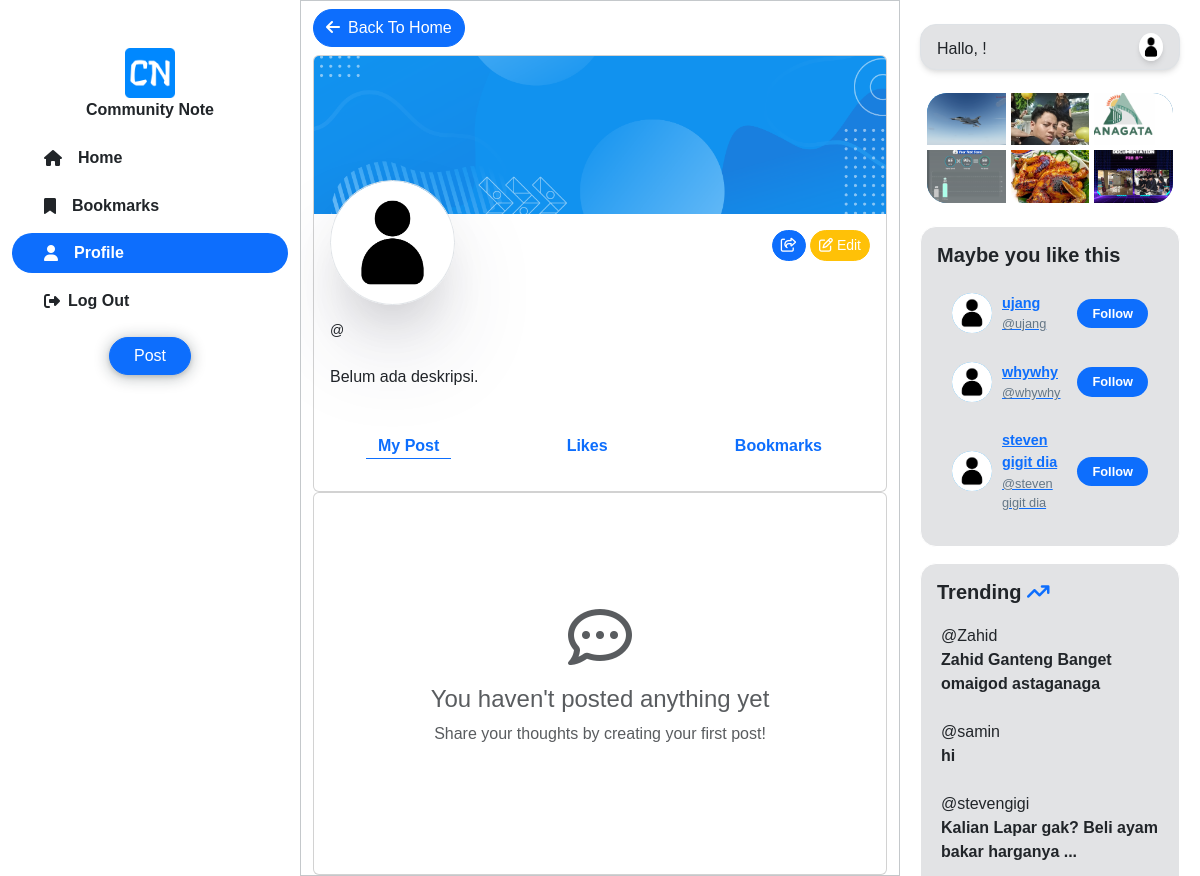
The page /profile/profile.php on the database its author committed.
### tables this page shows
CREATE TABLE `accounts` (
  `acc_usn` varchar(30) NOT NULL,
  `acc_pic` varchar(250) DEFAULT NULL,
  `acc_pass` varchar(256) NOT NULL,
  `acc_desc` varchar(250) NOT NULL
);

CREATE TABLE `comnote` (
  `nt_num` int(4) NOT NULL,
  `nt_name` varchar(10) NOT NULL,
  `nt_text` varchar(255) NOT NULL,
  `nt_time` timestamp NOT NULL DEFAULT current_timestamp() ON UPDATE current_timestamp(),
  `nt_timepost` varchar(40) NOT NULL,
  `nt_rating_up` int(12) NOT NULL,
  `nt_rating_down` int(12) NOT NULL,
  `nt_filename` varchar(255) DEFAULT NULL,
  `nt_filepath` varchar(255) DEFAULT NULL,
  `is_bookmarked` tinyint(1) DEFAULT 0
);

### profile/profile.php (the view, shortened to what this page needs)
<?php
require_once('../cndataconnect.php');
$username = $_SESSION['username'];
$query = "SELECT * FROM comnote WHERE nt_name = ? ORDER BY nt_time DESC";
$stmt = $conn->prepare($query);
$stmt->bind_param("s", $username);
$stmt->execute();
$result = $stmt->get_result();
?>
<!DOCTYPE html>
<html lang="en">
<head>
    <link rel="stylesheet" href="css/bootstrap.min.css">
    <link rel="stylesheet" href="https://cdnjs.cloudflare.com/ajax/libs/font-awesome/6.7.2/css/all.min.css">
</head>
<body>
    <div class="container-fluid">
        <div class="row">
            <div class="sidebar col-md-3 d-flex flex-column bg-white">
                <div class="sidebar list-group border-0">
                    <div class="sidebar mx-auto d-block mt-5">
                        <img src="images/logo.png" width="50px" />
                    </div>
                    <span class="sidebar mx-auto d-block mb-3 fw-bold">Community Note</span>
                    <a href="..\communitynotes" class="sidebar list-group-item list-group-item-action border-0 mb-2 rounded-pill d-flex align-items-center fw-bold">
                        <i class="fa-solid fa-house me-3 ps-3"></i> Home
                    </a>
                    <a href="#" class="sidebar list-group-item list-group-item-action border-0 mb-2 rounded-pill d-flex align-items-center fw-bold">
                        <i class="fa-solid fa-bookmark me-3 ps-3"></i> Bookmarks
                    </a>
                    <a href="#" class="sidebar list-group-item list-group-item-action border-0 mb-2 rounded-pill d-flex align-items-center fw-bold active">
                        <i class="fa-solid fa-user me-3 ps-3"></i> Profile
                    </a>
                    <a href="#" class="sidebar list-group-item list-group-item-action border-0 mb-2 rounded-pill d-flex align-items-center fw-bold">
                        <i class="fa-solid fa-right-from-bracket me-2 ps-3"></i> Log Out
                    </a>
                    <a href="post.php" class="sidebar btn btn-primary rounded-pill mx-auto px-4 mt-2" style="box-shadow: rgba(14, 30, 37, 0.12) 0px 2px 4px 0px, rgba(14, 30, 37, 0.32) 0px 2px 16px 0px;">Post</a>
                </div>
            </div>
            <div class="col-md-6 bg-white border border-secondary-subtle vh-100" style="height: 500px; overflow-y: auto; scrollbar-width: none; -ms-overflow-style: none;">
                <div class="row">
                    <div class="col-md-12 d-flex flex-row justify-content-start mt-2 mb-2" style="height: auto;">
                        <a href="..\communitynotes" class="btn btn-primary rounded-5">
                            <i class="fa-solid fa-arrow-left me-2"></i>Back To Home
                        </a>
                    </div>
                </div>
                <?php
                $userProfilePic = "images/default.jpg";
                $bio = "Belum ada deskripsi.";
                ?>
                <div class="card" style="width: 100%;">
                    <img src="images/profile_banner.png" class="card-img-top" alt="...">
                    <div class="card-body profile">
                        <div class="d-flex flex-row justify-content-between">
                            <div class="d-flex flex-column">
                                <img class="img-fluid rounded-circle border" src="<?php echo $userProfilePic; ?>" width="100px" />
                                <span class="fw-bold"><?php echo $_SESSION['username']; ?></span>
                                <small>@<?php echo $_SESSION['username']; ?></small>
                            </div>
                            <div class="jusify-content-end">
                                <a href="#" class="btn btn-sm btn-primary rounded-pill"><i class="fa-regular fa-share-from-square"></i></a>
                                <button type="button" class="btn btn-sm btn-warning rounded-pill text-white" data-bs-toggle="modal" data-bs-target="#staticBackdrop">
                                    <i class="fa-regular fa-pen-to-square text-white"></i> Edit
                                </button>
                            </div>
                        </div>
                        <p class="card-text pt-4 pb-4 text-justify"><?php echo $bio; ?></p>
                        <div class="col-md-12">
                            <div class="d-flex flex-row justify-content-between">
                                <a href="#" class="link-offset-2 link-underline link-underline-opacity-0 fw-bold text-primary ps-5">My Post<p class="row border-primary border-bottom align-items-end"></p></a>
                                <a href="#" class="link-offset-2 link-underline link-underline-opacity-0 fw-bold text-primary">Likes</a>
                                <a href="#" class="link-offset-2 link-underline link-underline-opacity-0 fw-bold text-primary pe-5">Bookmarks</a>
                            </div>
                        </div>
                    </div>
                </div>
                <div class="card" style="width: 100%;">
                    <div class="card-body">
                        <?php
                        if ($result->num_rows > 0) {
                            while ($row = $result->fetch_assoc()) { ?>
                                <div class="note rounded-4 p-4 border-0">
                                    <div class="d-flex align-items-center mb-0">
                                        <img class="rounded-circle me-2" src="<?php echo $userProfilePic; ?>" style="width: 6%; box-shadow: rgba(0, 0, 0, 0.24) 0px 3px 8px;">
                                        <p class="text-left ps-1 fw-bold mb-0"><?php echo htmlspecialchars($row['nt_name']); ?></p>
                                        <p class="text-left ps-2 mb-0">@<?php echo htmlspecialchars($row['nt_name']); ?></p>
                                        <p class="text-left ps-2 mb-0">• <?php echo date('d, M Y', strtotime($row['nt_timepost'])); ?></p>
                                    </div>
                                    <p class="ps-5 me-4 mt-0 text-justify"><?php echo nl2br(htmlspecialchars($row['nt_text'])); ?></p>
                                    <?php if (!empty($row['nt_filename']) && $row['nt_filename'] != 'NULL'): ?>
                                        <div class="post-image mt-2">
                                            <img src="../uploads/<?php echo htmlspecialchars($row['nt_filename']); ?>" alt="User uploaded image" />
                                        </div>
                                    <?php endif; ?>
                                    <div class="row">
                                        <div class="col-md-6 ms-5 mt-3">
                                            <a class="link-success link-offset-2 link-underline link-underline-opacity-0" href="#"><i class="fa-solid fa-up-long"></i> <span class="fw-bold"><?php echo $row['nt_rating_up']; ?></span></a>
                                            <a class="link-danger link-offset-2 link-underline link-underline-opacity-0 ms-3" href="#"><i class="fa-solid fa-down-long"></i> <span class="fw-bold"><?php echo $row['nt_rating_down']; ?></span></a>
                                            <a class="link-warning link-offset-2 link-underline link-underline-opacity-0 ms-3" href="#"><i class="fa-solid fa-pen-to-square"></i> <span class="fw-bold">Edit</span></a>
                                        </div>
                                    </div>
                                </div>
                            <?php }
                        } else { ?>
                            <div class="text-center my-5 py-5">
                                <i class="fa-regular fa-comment-dots fa-4x text-muted mb-3"></i>
                                <h4 class="text-muted">You haven't posted anything yet</h4>
                                <p class="text-muted">Share your thoughts by creating your first post!</p>
                            </div>
                        <?php } ?>
                    </div>
                </div>
            </div>
            <div class="col-md-3 bg-white vh-100" style="overflow-y: auto; -ms-overflow-style: none; scrollbar-width: none;">
                <div class="card bg-secondary-subtle border rounded-4 mx-2 mt-4" style="box-shadow: rgba(0, 0, 0, 0.1) 0px 4px 6px -1px, rgba(0, 0, 0, 0.06) 0px 2px 4px -1px;">
                    <div class="d-flex flex-row justify-content-between p-2">
                        <span class="ms-2 mt-1">Hallo, <?php echo $_SESSION['username']; ?>!</span>
                        <img class="rounded-circle me-2" src="<?php echo $userProfilePic; ?>" style="width: 10%; box-shadow: rgba(0, 0, 0, 0.1) 0px 4px 6px -1px, rgba(0, 0, 0, 0.06) 0px 2px 4px -1px;">
                    </div>
                </div>
                <?php
                $rand_img = "SELECT nt_filename FROM comnote WHERE nt_filename IS NOT NULL ORDER BY RAND() LIMIT 6";
                $img_result = $conn->query($rand_img);
                $images = [];
                while ($row = $img_result->fetch_assoc()) {
                    $images[] = $row['nt_filename'];
                }
                ?>
                <div class="image-grid mt-2">
                    <?php foreach ($images as $index => $image) : ?>
                        <div class="grid-item">
                            <img src="../uploads/<?php echo $image; ?>" alt="Image <?= $index + 1 ?>" onerror="this.style.display='none'">
                        </div>
                    <?php endforeach; ?>
                </div>
                <?php
$usr_random = "SELECT acc_usn, acc_pic FROM accounts ORDER BY RAND() LIMIT 3";
$random_result = $conn->query($usr_random);
$users_random = [];
if ($random_result->num_rows > 0) {
    while ($row = $random_result->fetch_assoc()) {
        $users_random[] = $row;
    }
}
?>
<div class="card bg-secondary-subtle border-white rounded-4 mb-3 mx-2 mt-2">
    <div class="card-body">
        <h5 class="card-title mb-3 fw-bold">Maybe you like this</h5>
        <?php foreach ($users_random as $user) : ?>
        <div class="follow-card">
            <a href="view_profile.php?nt_name=<?php echo urlencode($user['acc_usn']); ?>" class="follow-user-link">
                <div class="follow-user">
                    <img src="<?php echo $user['acc_pic'] ? htmlspecialchars($user['acc_pic']) : 'images/default.jpg'; ?>" class="follow-user-img">
                    <div class="follow-user-info">
                        <span class="follow-user-name"><?php echo htmlspecialchars($user['acc_usn']); ?></span>
                        <span class="follow-user-handle">@<?php echo htmlspecialchars($user['acc_usn']); ?></span>
                    </div>
                </div>
            </a>
            <button class="follow-button bg-primary">Follow</button>
        </div>
        <?php endforeach; ?>
    </div>
</div>
                <div class="card bg-secondary-subtle border-white rounded-4 mb-3 mx-2 mt-2">
                    <?php
                    $trending = "SELECT nt_name, nt_text, nt_rating_up FROM comnote ORDER BY nt_rating_up DESC LIMIT 3";
                    $trending_result = $conn->query($trending);
                    ?>
                    <div class="card-body">
                        <h5 class="card-title mb-3 fw-bold">Trending <span class="text-primary"><i class="fa-solid fa-arrow-trend-up"></i></span></h5>
                        <?php while ($row = mysqli_fetch_assoc($trending_result)) { ?>
                        <div class="trending rounded-4 p-1">
                            <span>@<?php echo htmlspecialchars($row['nt_name']); ?></span>
                            <p class="fw-bold"><?php echo htmlspecialchars($row['nt_text']); ?></p>
                        </div>
                        <?php } ?>
                    </div>
                </div>
            </div>
        </div>
    </div>
</body>
</html>

### profile/profile.php (style rules this page uses)
body { font-family: Arial, sans-serif; background-color: #f0f0f0; margin: 0; overflow: hidden; }
.profile img { position: relative; top: -50px; width: 125px; box-shadow: rgba(50, 50, 93, 0.25) 0px 50px 100px -20px, rgba(0, 0, 0, 0.3) 0px 30px 60px -30px, rgba(10, 37, 64, 0.35) 0px -2px 6px 0px inset; margin-bottom: -40px; }
.profile .d-flex.flex-column { display: flex; align-items: left; text-align: left; position: relative; }
.profile .fw-bold { margin-top: 0; padding-top: 5px; }
.profile small { margin-top: 0; }
.image-grid { display: grid; grid-template-columns: repeat(3, 1fr); gap: 5px; padding: 15px; }
.grid-item { aspect-ratio: 3/2; overflow: hidden; background: linear-gradient(135deg, #1DA1F2, #0C4A77); }
.grid-item img { width: 100%; height: 100%; object-fit: cover; }
.grid-item:nth-child(1) { border-top-left-radius: 20px; }
.grid-item:nth-child(3) { border-top-right-radius: 20px; }
.grid-item:nth-child(4) { border-bottom-left-radius: 20px; }
.grid-item:nth-child(6) { border-bottom-right-radius: 20px; }
.follow-card { padding: 10px 15px; margin-bottom: 8px; display: flex; align-items: center; justify-content: space-between; }
.follow-user { display: flex; align-items: center; }
.follow-user-img { width: 40px; height: 40px; border-radius: 50%; margin-right: 10px; background-color: #1DA1F2; }
.follow-user-info { display: flex; flex-direction: column; }
.follow-user-name { font-weight: bold; font-size: 0.9rem; }
.follow-user-handle { font-size: 0.8rem; color: #657786; }
.follow-button { background-color: #000; color: #fff; border-radius: 20px; padding: 5px 15px; font-size: 0.8rem; font-weight: bold; border: none; }
.text-justify { text-align: justify; }
.col-md-6 { -ms-overflow-style: none; scrollbar-width: none; }

### rows shown on the page
accounts: acc_usn "ujang"
accounts: acc_usn "whywhy"
accounts: acc_usn "steven gigit dia"
comnote: nt_name "Zahid", nt_text "Zahid Ganteng Banget omaigod astaganaga"
comnote: nt_name "samin", nt_text "hi"
comnote: nt_name "stevengigi"

### other values the page prints
$bio "Belum ada deskripsi."
